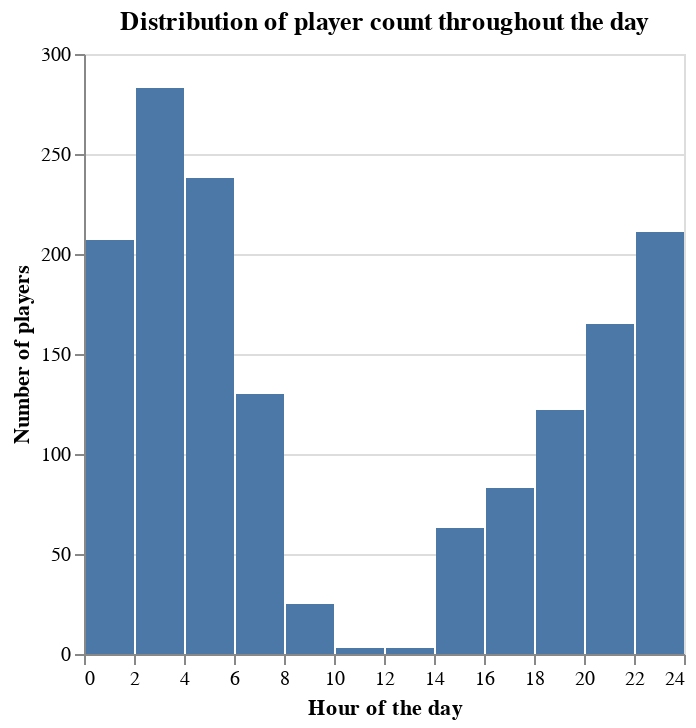

Write notebook code for a chart like this one.
### Code cell
hours_plot = alt.Chart(sessions_data2).mark_bar().encode(
    x=alt.X('start_hour').title('Hour of the day').bin(maxbins=20),
    y=alt.Y('count()').title('Number of players')
).properties(title='Distribution of player count throughout the day')
hours_plot

display(hours_plot)
display(Markdown("**Figure 1.3:** Exploratory visualization showing how many players are typically active throughout the day."))

### Figure 1 — Vega specification as saved in the notebook (floating-point values rounded to 4 significant figures)
{"$schema": "https://vega.github.io/schema/vega/v5.json", "data": [{"name": "source_0", "values": [{"__count": 122, "bin_maxbins_20_start_hour": 18.0, "bin_maxbins_20_start_hour_end": 20.0}, {"__count": 211, "bin_maxbins_20_start_hour": 22.0, "bin_maxbins_20_start_hour_end": 24.0}, {"__count": 83, "bin_maxbins_20_start_hour": 16.0, "bin_maxbins_20_start_hour_end": 18.0}, {"__count": 283, "bin_maxbins_20_start_hour": 2.0, "bin_maxbins_20_start_hour_end": 4.0}, {"__count": 63, "bin_maxbins_20_start_hour": 14.0, "bin_maxbins_20_start_hour_end": 16.0}, {"__count": 130, "bin_maxbins_20_start_hour": 6.0, "bin_maxbins_20_start_hour_end": 8.0}, {"__count": 238, "bin_maxbins_20_start_hour": 4.0, "bin_maxbins_20_start_hour_end": 6.0}, {"__count": 207, "bin_maxbins_20_start_hour": 0.0, "bin_maxbins_20_start_hour_end": 2.0}, {"__count": 165, "bin_maxbins_20_start_hour": 20.0, "bin_maxbins_20_start_hour_end": 22.0}, {"__count": 25, "bin_maxbins_20_start_hour": 8.0, "bin_maxbins_20_start_hour_end": 10.0}, {"__count": 3, "bin_maxbins_20_start_hour": 10.0, "bin_maxbins_20_start_hour_end": 12.0}, {"__count": 3, "bin_maxbins_20_start_hour": 12.0, "bin_maxbins_20_start_hour_end": 14.0}]}, {"name": "source_0_y_domain___count", "values": [{"min": 3, "max": 283}]}], "signals": [{"name": "bin_maxbins_20_start_hour_bins", "value": {"fields": ["start_hour"], "fname": "bin_start_hour", "start": 0.0, "step": 2.0, "stop": 24.0}}], "marks": [{"type": "rect", "name": "marks", "from": {"data": "source_0"}, "encode": {"update": {"fill": {"value": "#4c78a8"}, "x2": {"field": "bin_maxbins_20_start_hour", "scale": "x", "offset": {"signal": "0.5 + (abs(scale(\"x\", datum[\"bin_maxbins_20_start_hour_end\"]) - scale(\"x\", datum[\"bin_maxbins_20_start_hour\"])) < 0.25 ? -0.5 * (0.25 - (abs(scale(\"x\", datum[\"bin_maxbins_20_start_hour_end\"]) - scale(\"x\", datum[\"bin_maxbins_20_start_hour\"])))) : 0.5)"}}, "y2": {"value": 0, "scale": "y"}, "x": {"field": "bin_maxbins_20_start_hour_end", "scale": "x", "offset": {"signal": "0.5 + (abs(scale(\"x\", datum[\"bin_maxbins_20_start_hour_end\"]) - scale(\"x\", datum[\"bin_maxbins_20_start_hour\"])) < 0.25 ? 0.5 * (0.25 - (abs(scale(\"x\", datum[\"bin_maxbins_20_start_hour_end\"]) - scale(\"x\", datum[\"bin_maxbins_20_start_hour\"])))) : -0.5)"}}, "y": {"field": "__count", "scale": "y"}}}, "style": ["bar"]}], "scales": [{"name": "x", "type": "linear", "domain": {"signal": "[bin_maxbins_20_start_hour_bins.start, bin_maxbins_20_start_hour_bins.stop]"}, "range": [0, {"signal": "width"}], "bins": {"signal": "bin_maxbins_20_start_hour_bins"}, "zero": false}, {"name": "y", "type": "linear", "domain": [{"signal": "(data(\"source_0_y_domain___count\")[0] || {}).min"}, {"signal": "(data(\"source_0_y_domain___count\")[0] || {}).max"}], "range": [{"signal": "height"}, 0], "zero": true, "nice": true}], "axes": [{"scale": "y", "maxExtent": 0, "domain": false, "orient": "left", "aria": false, "tickCount": {"signal": "ceil(height/40)"}, "minExtent": 0, "labels": false, "grid": true, "ticks": false, "zindex": 0, "gridScale": "x"}, {"scale": "x", "grid": false, "labelOverlap": true, "labelFlush": true, "orient": "bottom", "tickCount": {"signal": "ceil(width/10)"}, "zindex": 0, "title": "Hour of the day"}, {"scale": "y", "tickCount": {"signal": "ceil(height/40)"}, "zindex": 0, "title": "Number of players", "orient": "left", "grid": false, "labelOverlap": true}], "title": {"text": "Distribution of player count throughout the day", "frame": "group"}, "background": "white", "style": "cell", "padding": 5, "height": 300, "width": 300}
